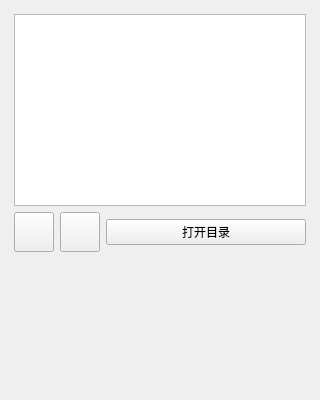
<?xml version="1.0" encoding="UTF-8"?>
<ui version="4.0">
 <class>ImageAcquisitionWdg</class>
 <widget class="QWidget" name="ImageAcquisitionWdg">
  <property name="geometry">
   <rect>
    <x>0</x>
    <y>0</y>
    <width>320</width>
    <height>400</height>
   </rect>
  </property>
  <property name="windowTitle">
   <string>Form</string>
  </property>
  <layout class="QVBoxLayout" name="verticalLayout">
   <property name="spacing">
    <number>0</number>
   </property>
   <property name="leftMargin">
    <number>5</number>
   </property>
   <property name="topMargin">
    <number>5</number>
   </property>
   <property name="rightMargin">
    <number>5</number>
   </property>
   <property name="bottomMargin">
    <number>5</number>
   </property>
   <item>
    <widget class="XMatHLine" name="hLine">
     <property name="lineStyle">
      <enum>Qt::SolidLine</enum>
     </property>
     <property name="lineColor">
      <color alpha="200">
       <red>100</red>
       <green>100</green>
       <blue>100</blue>
      </color>
     </property>
    </widget>
   </item>
   <item>
    <widget class="QStackedWidget" name="staWdg">
     <property name="styleSheet">
      <string notr="true"/>
     </property>
     <property name="currentIndex">
      <number>1</number>
     </property>
     <widget class="QWidget" name="wdgPgLocalImage">
      <layout class="QVBoxLayout" name="verticalLayout_3">
       <item>
        <widget class="XMatPlainTextEdit" name="ptxLocalImage">
         <property name="readOnly">
          <bool>true</bool>
         </property>
        </widget>
       </item>
       <item>
        <layout class="QHBoxLayout" name="hLayoutLocalImage">
         <item>
          <widget class="XMatRaisedButton" name="btnLocalImageOpen">
           <property name="minimumSize">
            <size>
             <width>0</width>
             <height>26</height>
            </size>
           </property>
           <property name="text">
            <string>打开文件</string>
           </property>
          </widget>
         </item>
        </layout>
       </item>
       <item>
        <spacer name="vSpacerLocalImage">
         <property name="orientation">
          <enum>Qt::Vertical</enum>
         </property>
         <property name="sizeHint" stdset="0">
          <size>
           <width>20</width>
           <height>134</height>
          </size>
         </property>
        </spacer>
       </item>
      </layout>
     </widget>
     <widget class="QWidget" name="wdgPgLocalDir">
      <layout class="QVBoxLayout" name="verticalLayout_4">
       <item>
        <widget class="XMatPlainTextEdit" name="ptxLocalDir">
         <property name="readOnly">
          <bool>true</bool>
         </property>
        </widget>
       </item>
       <item>
        <layout class="QHBoxLayout" name="hLayoutLocalDir">
         <item>
          <layout class="QHBoxLayout" name="hLayoutLocalDirLN">
           <item>
            <widget class="XMatToolButton" name="btnLocalDirLast">
             <property name="minimumSize">
              <size>
               <width>40</width>
               <height>40</height>
              </size>
             </property>
             <property name="maximumSize">
              <size>
               <width>40</width>
               <height>40</height>
              </size>
             </property>
             <property name="text">
              <string/>
             </property>
            </widget>
           </item>
           <item>
            <widget class="XMatToolButton" name="btnLocalDirNext">
             <property name="minimumSize">
              <size>
               <width>40</width>
               <height>40</height>
              </size>
             </property>
             <property name="maximumSize">
              <size>
               <width>40</width>
               <height>40</height>
              </size>
             </property>
             <property name="text">
              <string/>
             </property>
            </widget>
           </item>
          </layout>
         </item>
         <item>
          <widget class="XMatRaisedButton" name="btnLocalDirOpen">
           <property name="minimumSize">
            <size>
             <width>0</width>
             <height>26</height>
            </size>
           </property>
           <property name="maximumSize">
            <size>
             <width>16777215</width>
             <height>26</height>
            </size>
           </property>
           <property name="text">
            <string>打开目录</string>
           </property>
          </widget>
         </item>
        </layout>
       </item>
       <item>
        <spacer name="vSpacerLocalDir">
         <property name="orientation">
          <enum>Qt::Vertical</enum>
         </property>
         <property name="sizeHint" stdset="0">
          <size>
           <width>20</width>
           <height>118</height>
          </size>
         </property>
        </spacer>
       </item>
      </layout>
     </widget>
     <widget class="QWidget" name="wdgPgCamera">
      <layout class="QVBoxLayout" name="verticalLayout_2">
       <item>
        <widget class="QLabel" name="lbCameraDevice">
         <property name="text">
          <string>相机设备</string>
         </property>
        </widget>
       </item>
       <item>
        <layout class="QHBoxLayout" name="hLayoutCameraDevice">
         <item>
          <widget class="QComboBox" name="cmbCameraDevice"/>
         </item>
         <item>
          <widget class="QToolButton" name="btnCameraRefresh">
           <property name="minimumSize">
            <size><width>28</width><height>28</height></size>
           </property>
           <property name="maximumSize">
            <size><width>28</width><height>28</height></size>
           </property>
           <property name="text">
            <string/>
           </property>
          </widget>
         </item>
        </layout>
       </item>
       <item>
        <widget class="QLabel" name="lbCameraTimeout">
         <property name="text">
          <string>单帧超时</string>
         </property>
        </widget>
       </item>
       <item>
        <widget class="QSpinBox" name="spbCameraTimeout">
         <property name="suffix">
          <string> ms</string>
         </property>
         <property name="maximum">
          <number>60000</number>
         </property>
         <property name="value">
          <number>1000</number>
         </property>
        </widget>
       </item>
       <item>
        <widget class="QLabel" name="lbCameraStatus">
         <property name="wordWrap">
          <bool>true</bool>
         </property>
         <property name="text">
          <string/>
         </property>
        </widget>
       </item>
       <item>
        <spacer name="vSpacerCamera">
         <property name="orientation">
          <enum>Qt::Vertical</enum>
         </property>
         <property name="sizeHint" stdset="0">
          <size><width>20</width><height>120</height></size>
         </property>
        </spacer>
       </item>
      </layout>
     </widget>
    </widget>
   </item>
  </layout>
 </widget>
 <customwidgets>
  <customwidget>
   <class>XMatFlatButton</class>
   <extends>QPushButton</extends>
   <header>XMatFlatButton.h</header>
  </customwidget>
  <customwidget>
   <class>XMatRaisedButton</class>
   <extends>XMatFlatButton</extends>
   <header>XMatRaisedButton.h</header>
  </customwidget>
  <customwidget>
   <class>XMatToolButton</class>
   <extends>QToolButton</extends>
   <header>XMatToolButton.h</header>
  </customwidget>
  <customwidget>
   <class>XMatPlainTextEdit</class>
   <extends>QPlainTextEdit</extends>
   <header>XMatPlainTextEdit.h</header>
  </customwidget>
  <customwidget>
   <class>XMatHLine</class>
   <extends>QWidget</extends>
   <header>XMatHLine.h</header>
  </customwidget>
 </customwidgets>
 <resources/>
 <connections/>
</ui>
